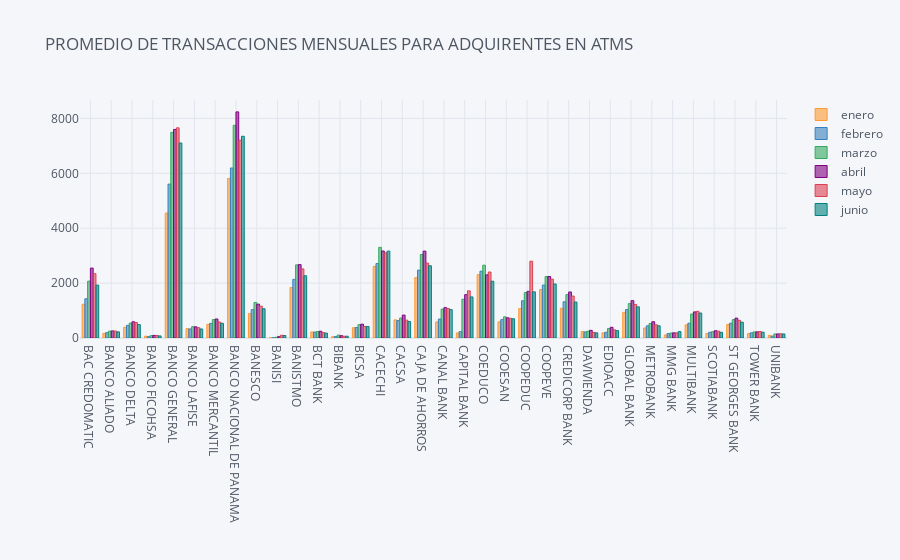

The notebook cell this image was saved under:
### Code cell
# transacciones mensuale
adquirente_promedio.iplot(kind="bar",title='PROMEDIO DE TRANSACCIONES MENSUALES PARA ADQUIRENTES EN ATMS',width=1200)

### Figure 1 — Plotly figure (JSON) as saved in the notebook; plotly's stock layout.template omitted (floating-point values rounded to 4 significant figures)
{"data": [{"marker": {"color": "rgba(255, 153, 51, 0.6)", "line": {"color": "rgba(255, 153, 51, 1.0)", "width": 1}}, "name": "enero", "orientation": "v", "text": "", "type": "bar", "x": ["BAC CREDOMATIC", "BANCO ALIADO", "BANCO DELTA", "BANCO FICOHSA", "BANCO GENERAL", "BANCO LAFISE", "BANCO MERCANTIL", "BANCO NACIONAL DE PANAMA", "BANESCO", "BANISI", "BANISTMO", "BCT BANK", "BIBANK", "BICSA", "CACECHI", "CACSA", "CAJA DE AHORROS", "CANAL BANK", "CAPITAL BANK", "COEDUCO", "COOESAN", "COOPEDUC", "COOPEVE", "CREDICORP BANK", "DAVIVIENDA", "EDIOACC", "GLOBAL BANK", "METROBANK", "MMG BANK", "MULTIBANK", "SCOTIABANK", "ST GEORGES BANK", "TOWER BANK", "UNIBANK"], "y": [1229.0, 168.3, 391.5, 64, 4552.0, 342.8, 498.7, 5814.0, 888.1, 8, 1841.0, 219.3, 49, 373, 2608.0, 661.4, 2197.0, 584.6, 184.9, 2306.0, 588.2, 1075.0, 1765.0, 1085.0, 237.5, 186.2, 935.1, 365.1, 111, 476.2, 167.1, 493.5, 160.9, 94]}, {"marker": {"color": "rgba(55, 128, 191, 0.6)", "line": {"color": "rgba(55, 128, 191, 1.0)", "width": 1}}, "name": "febrero", "orientation": "v", "text": "", "type": "bar", "x": ["BAC CREDOMATIC", "BANCO ALIADO", "BANCO DELTA", "BANCO FICOHSA", "BANCO GENERAL", "BANCO LAFISE", "BANCO MERCANTIL", "BANCO NACIONAL DE PANAMA", "BANESCO", "BANISI", "BANISTMO", "BCT BANK", "BIBANK", "BICSA", "CACECHI", "CACSA", "CAJA DE AHORROS", "CANAL BANK", "CAPITAL BANK", "COEDUCO", "COOESAN", "COOPEDUC", "COOPEVE", "CREDICORP BANK", "DAVIVIENDA", "EDIOACC", "GLOBAL BANK", "METROBANK", "MMG BANK", "MULTIBANK", "SCOTIABANK", "ST GEORGES BANK", "TOWER BANK", "UNIBANK"], "y": [1430.0, 194.7, 459.5, 48, 5607.0, 328.8, 533.3, 6195.0, 1034.0, 11, 2137.0, 215.6, 51, 382, 2713.0, 634.8, 2473.0, 690.6, 231.3, 2435, 668.2, 1356.0, 1928.0, 1319.0, 221.1, 207.7, 1036.0, 443.3, 163, 539.6, 208.8, 539.5, 187.8, 69]}, {"marker": {"color": "rgba(50, 171, 96, 0.6)", "line": {"color": "rgba(50, 171, 96, 1.0)", "width": 1}}, "name": "marzo", "orientation": "v", "text": "", "type": "bar", "x": ["BAC CREDOMATIC", "BANCO ALIADO", "BANCO DELTA", "BANCO FICOHSA", "BANCO GENERAL", "BANCO LAFISE", "BANCO MERCANTIL", "BANCO NACIONAL DE PANAMA", "BANESCO", "BANISI", "BANISTMO", "BCT BANK", "BIBANK", "BICSA", "CACECHI", "CACSA", "CAJA DE AHORROS", "CANAL BANK", "CAPITAL BANK", "COEDUCO", "COOESAN", "COOPEDUC", "COOPEVE", "CREDICORP BANK", "DAVIVIENDA", "EDIOACC", "GLOBAL BANK", "METROBANK", "MMG BANK", "MULTIBANK", "SCOTIABANK", "ST GEORGES BANK", "TOWER BANK", "UNIBANK"], "y": [2071.0, 249.6, 542.5, 85, 7494.0, 412.4, 671.3, 7750.0, 1297.0, 25, 2665.0, 233.4, 104.8, 486.5, 3302.0, 726.9, 3042.0, 1052.0, 1412.0, 2653, 771.8, 1656.0, 2239.0, 1583.0, 247.1, 348, 1252.0, 528.4, 182, 874.5, 228.9, 669, 221.7, 147.5]}, {"marker": {"color": "rgba(128, 0, 128, 0.6)", "line": {"color": "rgba(128, 0, 128, 1.0)", "width": 1}}, "name": "abril", "orientation": "v", "text": "", "type": "bar", "x": ["BAC CREDOMATIC", "BANCO ALIADO", "BANCO DELTA", "BANCO FICOHSA", "BANCO GENERAL", "BANCO LAFISE", "BANCO MERCANTIL", "BANCO NACIONAL DE PANAMA", "BANESCO", "BANISI", "BANISTMO", "BCT BANK", "BIBANK", "BICSA", "CACECHI", "CACSA", "CAJA DE AHORROS", "CANAL BANK", "CAPITAL BANK", "COEDUCO", "COOESAN", "COOPEDUC", "COOPEVE", "CREDICORP BANK", "DAVIVIENDA", "EDIOACC", "GLOBAL BANK", "METROBANK", "MMG BANK", "MULTIBANK", "SCOTIABANK", "ST GEORGES BANK", "TOWER BANK", "UNIBANK"], "y": [2547.0, 257.8, 590, 93, 7598.0, 406.4, 693.3, 8239.0, 1233.0, 47, 2673.0, 245.7, 83.75, 502.5, 3170.0, 834.4, 3166.0, 1106.0, 1579.0, 2301.0, 734.2, 1701, 2240.0, 1677.0, 278.5, 389, 1361.0, 591.8, 188, 950.1, 264.2, 723.1, 222.6, 147.5]}, {"marker": {"color": "rgba(219, 64, 82, 0.6)", "line": {"color": "rgba(219, 64, 82, 1.0)", "width": 1}}, "name": "mayo", "orientation": "v", "text": "", "type": "bar", "x": ["BAC CREDOMATIC", "BANCO ALIADO", "BANCO DELTA", "BANCO FICOHSA", "BANCO GENERAL", "BANCO LAFISE", "BANCO MERCANTIL", "BANCO NACIONAL DE PANAMA", "BANESCO", "BANISI", "BANISTMO", "BCT BANK", "BIBANK", "BICSA", "CACECHI", "CACSA", "CAJA DE AHORROS", "CANAL BANK", "CAPITAL BANK", "COEDUCO", "COOESAN", "COOPEDUC", "COOPEVE", "CREDICORP BANK", "DAVIVIENDA", "EDIOACC", "GLOBAL BANK", "METROBANK", "MMG BANK", "MULTIBANK", "SCOTIABANK", "ST GEORGES BANK", "TOWER BANK", "UNIBANK"], "y": [2345.0, 253.2, 562, 90, 7659.0, 374, 583, 7207.0, 1160.0, 99.5, 2517.0, 197.7, 64, 421.5, 3102, 649.2, 2729.0, 1072.0, 1718.0, 2405.0, 717, 2798.0, 2143.0, 1528.0, 202.5, 296.7, 1224.0, 479.9, 187, 971.6, 249.8, 644.3, 236.8, 154]}, {"marker": {"color": "rgba(0, 128, 128, 0.6)", "line": {"color": "rgba(0, 128, 128, 1.0)", "width": 1}}, "name": "junio", "orientation": "v", "text": "", "type": "bar", "x": ["BAC CREDOMATIC", "BANCO ALIADO", "BANCO DELTA", "BANCO FICOHSA", "BANCO GENERAL", "BANCO LAFISE", "BANCO MERCANTIL", "BANCO NACIONAL DE PANAMA", "BANESCO", "BANISI", "BANISTMO", "BCT BANK", "BIBANK", "BICSA", "CACECHI", "CACSA", "CAJA DE AHORROS", "CANAL BANK", "CAPITAL BANK", "COEDUCO", "COOESAN", "COOPEDUC", "COOPEVE", "CREDICORP BANK", "DAVIVIENDA", "EDIOACC", "GLOBAL BANK", "METROBANK", "MMG BANK", "MULTIBANK", "SCOTIABANK", "ST GEORGES BANK", "TOWER BANK", "UNIBANK"], "y": [1926.0, 223, 487.5, 75, 7105.0, 326.8, 536, 7351.0, 1066.0, 90.5, 2268.0, 178.4, 65, 420.5, 3166.0, 599, 2633.0, 1035.0, 1496.0, 2069.0, 700.8, 1682.0, 1969, 1311.0, 187.8, 269.3, 1135.0, 443.7, 234, 909.6, 206.2, 576.2, 211.5, 147]}], "layout": {"legend": {"bgcolor": "#F5F6F9", "font": {"color": "#4D5663"}}, "paper_bgcolor": "#F5F6F9", "plot_bgcolor": "#F5F6F9", "title": {"font": {"color": "#4D5663"}, "text": "PROMEDIO DE TRANSACCIONES MENSUALES PARA ADQUIRENTES EN ATMS"}, "xaxis": {"gridcolor": "#E1E5ED", "showgrid": true, "tickfont": {"color": "#4D5663"}, "title": {"font": {"color": "#4D5663"}, "text": ""}, "zerolinecolor": "#E1E5ED"}, "yaxis": {"gridcolor": "#E1E5ED", "showgrid": true, "tickfont": {"color": "#4D5663"}, "title": {"font": {"color": "#4D5663"}, "text": ""}, "zerolinecolor": "#E1E5ED"}}}
